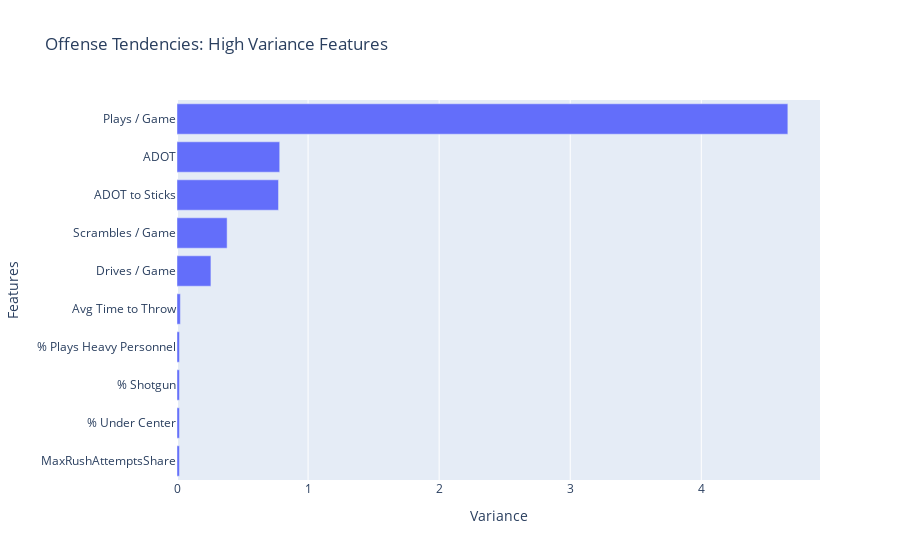
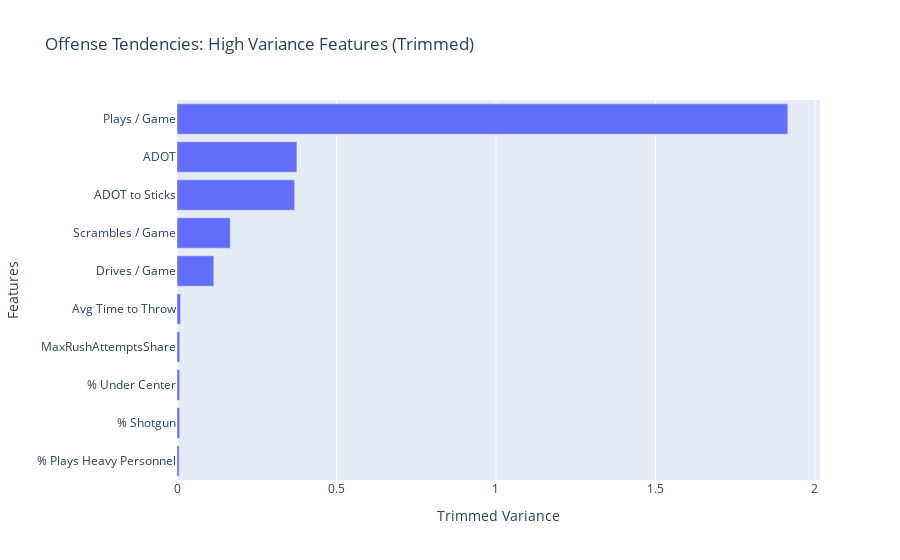

Here is the notebook cell these charts were saved with, in order:
### Code cell
''' Variance '''
# NOTE - AKA features with largest number scale

# Calculate variance, get 10 largest features
top_ten_variance = offense_tendencies[OFFENSE_FEATURES].var().sort_values().tail(10)

# Create horizontal bar chart of `top_ten_var`
fig = px.bar(
    x=top_ten_variance,
    y=top_ten_variance.index,
    title="Offense Tendencies: High Variance Features"
)
fig.update_layout(xaxis_title="Variance", yaxis_title="Features")
fig.show()

# Calculate trimmed variance
top_ten_trim_variance = offense_tendencies[OFFENSE_FEATURES].apply(trimmed_var).sort_values().tail(10)

# Create horizontal bar chart of `top_ten_trim_var`
fig = px.bar(
    x=top_ten_trim_variance,
    y=top_ten_trim_variance.index,
    title="Offense Tendencies: High Variance Features (Trimmed)"
)
fig.update_layout(xaxis_title="Trimmed Variance", yaxis_title="Features")
fig.show()

### Figure 1 — Plotly figure (JSON) as saved in the notebook; plotly's stock layout.template omitted (floating-point values rounded to 4 significant figures)
{"data": [{"hovertemplate": "x=%{x}<br>y=%{y}<extra></extra>", "legendgroup": "", "marker": {"color": "#636efa", "pattern": {"shape": ""}}, "name": "", "orientation": "h", "showlegend": false, "textposition": "auto", "type": "bar", "x": [0.01869, 0.0187, 0.0187, 0.01895, 0.02574, 0.2588, 0.3824, 0.7746, 0.7836, 4.66], "xaxis": "x", "y": ["MaxRushAttemptsShare", "% Under Center", "% Shotgun", "% Plays Heavy Personnel", "Avg Time to Throw", "Drives / Game", "Scrambles / Game", "ADOT to Sticks", "ADOT", "Plays / Game"], "yaxis": "y"}], "layout": {"barmode": "relative", "legend": {"tracegroupgap": 0}, "title": {"text": "Offense Tendencies: High Variance Features"}, "xaxis": {"anchor": "y", "domain": [0, 1], "title": {"text": "Variance"}}, "yaxis": {"anchor": "x", "domain": [0, 1], "title": {"text": "Features"}}}}

### Figure 2 — Plotly figure (JSON) as saved in the notebook; plotly's stock layout.template omitted (floating-point values rounded to 4 significant figures)
{"data": [{"hovertemplate": "x=%{x}<br>y=%{y}<extra></extra>", "legendgroup": "", "marker": {"color": "#636efa", "pattern": {"shape": ""}}, "name": "", "orientation": "h", "showlegend": false, "textposition": "auto", "type": "bar", "x": [0.006833, 0.008394, 0.008394, 0.008701, 0.01121, 0.1154, 0.1671, 0.3689, 0.3759, 1.915], "xaxis": "x", "y": ["% Plays Heavy Personnel", "% Shotgun", "% Under Center", "MaxRushAttemptsShare", "Avg Time to Throw", "Drives / Game", "Scrambles / Game", "ADOT to Sticks", "ADOT", "Plays / Game"], "yaxis": "y"}], "layout": {"barmode": "relative", "legend": {"tracegroupgap": 0}, "title": {"text": "Offense Tendencies: High Variance Features (Trimmed)"}, "xaxis": {"anchor": "y", "domain": [0, 1], "title": {"text": "Trimmed Variance"}}, "yaxis": {"anchor": "x", "domain": [0, 1], "title": {"text": "Features"}}}}
